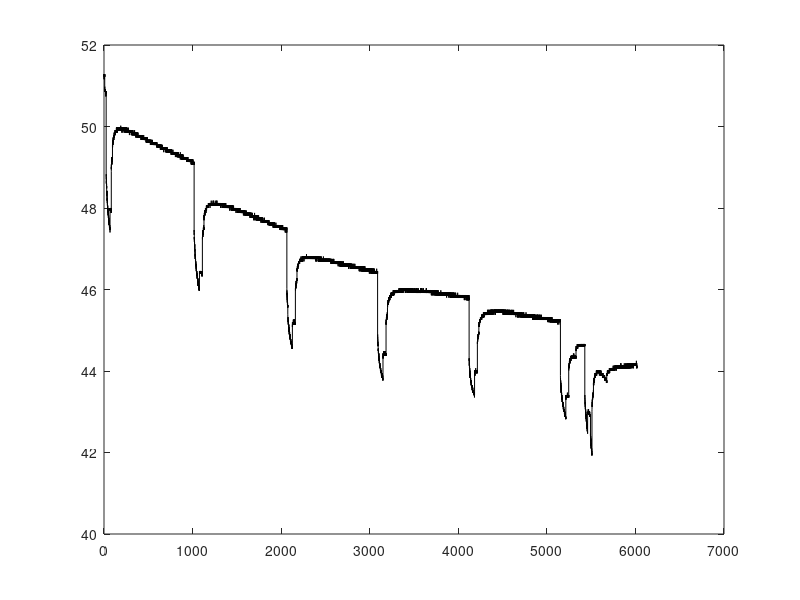

MATLAB code for this plot: (Note: this script raises an error after producing the figure.)
clc
clear

addpath auxillary\ data\ data_cut\ data_raw\

fn = 'data/data_test1';
x = importdata('data_raw/constantJump_batter_1.txt',',');
t = datevec(x(:,1));
x = x(:,3:4);
t = 3600*t(:,4) + 60*t(:,5) + t(:,6);

x(t==0,:) = [];
t(t==0) = [];

t = t-t(1);
T = t(end)/3600;

plot(t,x(:,1),'k')
yyaxis right
plot(t,x(:,2),'r')

data.x = x; 
data.t = t;
data.T = T;

[C,IA,IC] =unique(data.t);
data.tc = C;
% data.tc = data.t(IC);
data.ic = data.x(IA,2);
data.vc = data.x(IA,1);
data.rc = data.vc./data.ic;
data.rc(isinf(data.rc)) = 1e2;
data.rc(isnan(data.rc)) = 1e2;

save([fn,'.mat'],'data')

writematrix([t,x],[fn,'.csv'])

cutData